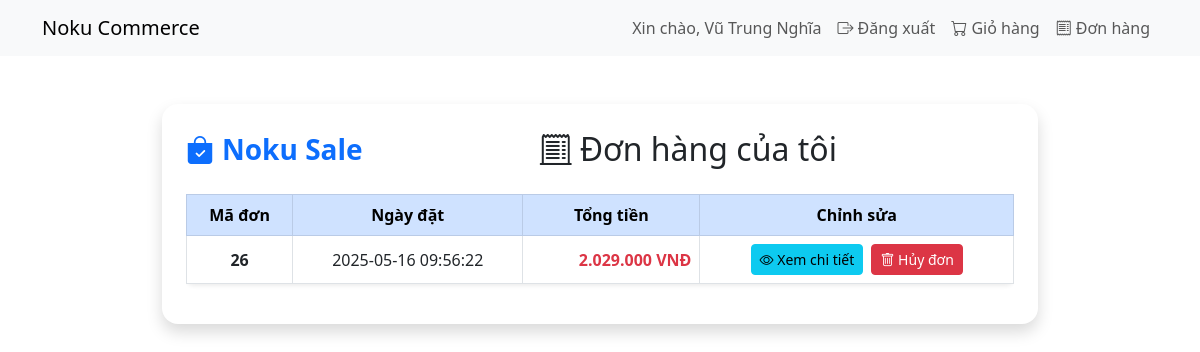
The page /orders (signed in) on the database its author committed.
### tables this page shows
CREATE TABLE `orders` (
  `id` int(11) NOT NULL,
  `user_id` int(11) NOT NULL,
  `user_name` varchar(100) DEFAULT NULL,
  `order_date` timestamp NOT NULL DEFAULT current_timestamp(),
  `total` decimal(10,2) NOT NULL
);

### controllers/OrderController.php (called while the page is built, shortened)
<?php
class OrderController {
    public function myOrders() {
        $user_id = $_SESSION['user_id'];
        $db = DB::getInstance();
        $stmt = $db->prepare("SELECT * FROM orders WHERE user_id = ? ORDER BY order_date DESC");
        $stmt->execute([$user_id]);
        $orders = $stmt->fetchAll(PDO::FETCH_ASSOC);
    }
}

### views/member/my_orders.php (the view)
<?php
$orders = $GLOBALS['orders'] ?? [];
?>
<div class="container mt-5" style="max-width: 900px;">
    <div class="bg-white rounded-4 shadow p-4">
        <div class="d-flex justify-content-between align-items-center mb-4">
            <a class="navbar-brand fs-3 fw-bold text-primary" href="index.php" style="text-decoration:none;">
                <i class="bi bi-bag-check-fill me-2"></i>Noku Sale
            </a>
            <h2 class="mb-0 text-center flex-grow-1">
                <i class="bi bi-receipt-cutoff me-2"></i>Đơn hàng của tôi
            </h2>
        </div>
        <?php if (empty($orders)): ?>
            <div class="alert alert-info text-center">
                <i class="bi bi-info-circle me-2"></i>Bạn chưa có đơn hàng nào.
            </div>
        <?php else: ?>
            <div class="table-responsive">
                <table class="table table-bordered table-hover align-middle shadow-sm rounded-3">
                    <thead class="table-primary">
                        <tr>
                            <th class="text-center">Mã đơn</th>
                            <th class="text-center">Ngày đặt</th>
                            <th class="text-center">Tổng tiền</th>
                            <th class="text-center">Chỉnh sửa</th>
                        </tr>
                    </thead>
                    <tbody>
                        <?php foreach ($orders as $order): ?>
                        <tr>
                            <td class="text-center fw-semibold"><?= $order['id'] ?></td>
                            <td class="text-center"><?= $order['order_date'] ?></td>
                            <td class="fw-bold text-danger text-end"><?= number_format($order['total'], 0, ',', '.') ?> VNĐ</td>
                            <td class="text-center">
                                <a href="index.php?controller=Order&action=orderDetail&id=<?= $order['id'] ?>" class="btn btn-info btn-sm me-1">
                                    <i class="bi bi-eye"></i> Xem chi tiết</a>
                                <a href="index.php?controller=Order&action=deleteOrder&id=<?= $order['id'] ?>" class="btn btn-danger btn-sm" onclick="return confirm('Bạn có chắc chắn muốn hủy đơn này?')">
                                    <i class="bi bi-trash"></i> Hủy đơn
                                </a>
                            </td>
                        </tr>
                        <?php endforeach; ?>
                    </tbody>
                </table>
            </div>
        <?php endif; ?>
    </div>
</div>

### rows shown on the page
orders: id "26", order_date "2025-05-16 09:56:22", total "2.029.000"

### other values the page prints
$_SESSION['user_name'] "Vũ Trung Nghĩa"
